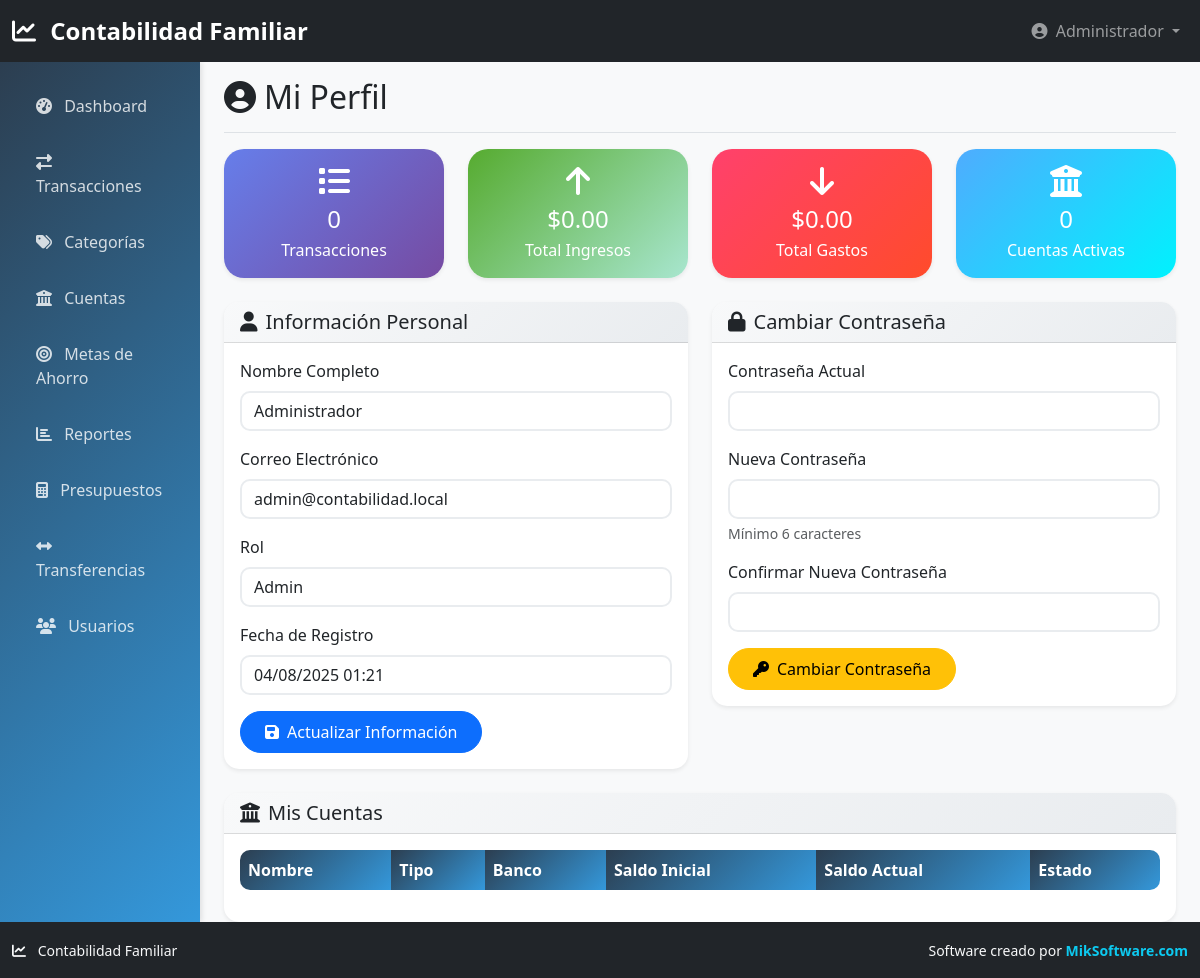
The app's page /perfil.php (signed in) with its own data.
### tables this page shows
CREATE TABLE usuarios (
    id INT AUTO_INCREMENT PRIMARY KEY,
    nombre VARCHAR(100) NOT NULL,
    email VARCHAR(150) UNIQUE NOT NULL,
    password VARCHAR(255) NOT NULL,
    role ENUM('admin', 'usuario') DEFAULT 'usuario',
    activo BOOLEAN DEFAULT TRUE,
    created_at TIMESTAMP DEFAULT CURRENT_TIMESTAMP,
    updated_at TIMESTAMP DEFAULT CURRENT_TIMESTAMP ON UPDATE CURRENT_TIMESTAMP
);

### config/database.php (called while the page is built, shortened)
<?php
class Database {
    private $connection;
    public function __construct() {
        try {
            $dsn = "mysql:host=" . DB_HOST . ";dbname=" . DB_NAME . ";charset=" . DB_CHARSET;
            $this->connection = new PDO($dsn, DB_USER, DB_PASS, [
                PDO::ATTR_ERRMODE => PDO::ERRMODE_EXCEPTION,
                PDO::ATTR_DEFAULT_FETCH_MODE => PDO::FETCH_ASSOC,
                PDO::ATTR_EMULATE_PREPARES => false,
            ]);
        } catch (PDOException $e) {
            die("Error de conexión: " . $e->getMessage());
        }
    }
    public function query($sql, $params = []) {
        $stmt = $this->connection->prepare($sql);
        $stmt->execute($params);
        return $stmt;
    }
    public function fetch($sql, $params = []) {
        $stmt = $this->query($sql, $params);
        return $stmt->fetch();
    }
    public function fetchAll($sql, $params = []) {
        $stmt = $this->query($sql, $params);
        return $stmt->fetchAll();
    }
}
$db = new Database();
?>

### perfil.php (the view, shortened to what this page needs)
<?php
require_once 'config/database.php';
$usuario = $db->fetch(
    "SELECT * FROM usuarios WHERE id = ?",
    [$_SESSION['user_id']]
);
$estadisticas = $db->fetch(
    "SELECT
        COUNT(*) as total_transacciones,
        SUM(CASE WHEN tipo = 'ingreso' THEN cantidad ELSE 0 END) as total_ingresos,
        SUM(CASE WHEN tipo = 'gasto' THEN cantidad ELSE 0 END) as total_gastos
     FROM transacciones
     WHERE usuario_id = ?",
    [$_SESSION['user_id']]
);
$cuentas_usuario = $db->fetchAll(
    "SELECT * FROM cuentas WHERE usuario_id = ? AND activa = 1 ORDER BY nombre",
    [$_SESSION['user_id']]
);
require_once 'includes/header.php';
?>
<div class="container-fluid">
    <div class="row">
        <nav class="col-md-3 col-lg-2 d-md-block sidebar collapse">
            <div class="position-sticky pt-3">
                <ul class="nav flex-column">
                    <li class="nav-item">
                        <a class="nav-link" href="dashboard.php">
                            <i class="fas fa-tachometer-alt me-2"></i>
                            Dashboard
                        </a>
                    </li>
                    <li class="nav-item">
                        <a class="nav-link" href="transacciones.php">
                            <i class="fas fa-exchange-alt me-2"></i>
                            Transacciones
                        </a>
                    </li>
                    <li class="nav-item">
                        <a class="nav-link" href="categorias.php">
                            <i class="fas fa-tags me-2"></i>
                            Categorías
                        </a>
                    </li>
                    <li class="nav-item">
                        <a class="nav-link" href="cuentas.php">
                            <i class="fas fa-university me-2"></i>
                            Cuentas
                        </a>
                    </li>
                    <li class="nav-item">
                        <a class="nav-link" href="metas.php">
                            <i class="fas fa-bullseye me-2"></i>
                            Metas de Ahorro
                        </a>
                    </li>
                    <li class="nav-item">
                        <a class="nav-link" href="reportes.php">
                            <i class="fas fa-chart-bar me-2"></i>
                            Reportes
                        </a>
                    </li>
                    <li class="nav-item">
                        <a class="nav-link" href="presupuestos.php">
                            <i class="fas fa-calculator me-2"></i>
                            Presupuestos
                        </a>
                    </li>
                    <li class="nav-item">
                        <a class="nav-link" href="transferencias.php">
                            <i class="fas fa-arrows-alt-h me-2"></i>
                            Transferencias
                        </a>
                    </li>
                    <?php if ($_SESSION['user_role'] === 'admin'): ?>
                    <li class="nav-item">
                        <a class="nav-link" href="usuarios.php">
                            <i class="fas fa-users me-2"></i>
                            Usuarios
                        </a>
                    </li>
                    <?php endif; ?>
                </ul>
            </div>
        </nav>
        <main class="col-md-9 ms-sm-auto col-lg-10 px-md-4">
            <div class="d-flex justify-content-between flex-wrap flex-md-nowrap align-items-center pt-3 pb-2 mb-3 border-bottom">
                <h1 class="h2"><i class="fas fa-user-circle me-2"></i>Mi Perfil</h1>
            </div>
            <div class="row mb-4">
                <div class="col-md-3">
                    <div class="card stats-card">
                        <div class="card-body text-center">
                            <i class="fas fa-list fa-2x mb-2"></i>
                            <h4 class="mb-1"><?php echo $estadisticas['total_transacciones']; ?></h4>
                            <p class="mb-0">Transacciones</p>
                        </div>
                    </div>
                </div>
                <div class="col-md-3">
                    <div class="card stats-card income">
                        <div class="card-body text-center">
                            <i class="fas fa-arrow-up fa-2x mb-2"></i>
                            <h4 class="mb-1">$<?php echo number_format($estadisticas['total_ingresos'], 2); ?></h4>
                            <p class="mb-0">Total Ingresos</p>
                        </div>
                    </div>
                </div>
                <div class="col-md-3">
                    <div class="card stats-card expense">
                        <div class="card-body text-center">
                            <i class="fas fa-arrow-down fa-2x mb-2"></i>
                            <h4 class="mb-1">$<?php echo number_format($estadisticas['total_gastos'], 2); ?></h4>
                            <p class="mb-0">Total Gastos</p>
                        </div>
                    </div>
                </div>
                <div class="col-md-3">
                    <div class="card stats-card savings">
                        <div class="card-body text-center">
                            <i class="fas fa-university fa-2x mb-2"></i>
                            <h4 class="mb-1"><?php echo count($cuentas_usuario); ?></h4>
                            <p class="mb-0">Cuentas Activas</p>
                        </div>
                    </div>
                </div>
            </div>
            <div class="row">
                <div class="col-md-6">
                    <div class="card">
                        <div class="card-header">
                            <h5 class="mb-0"><i class="fas fa-user me-2"></i>Información Personal</h5>
                        </div>
                        <div class="card-body">
                            <form method="POST">
                                <div class="mb-3">
                                    <label for="nombre" class="form-label">Nombre Completo</label>
                                    <input type="text" class="form-control" name="nombre" id="nombre"
                                           value="<?php echo htmlspecialchars($usuario['nombre']); ?>" required>
                                </div>
                                <div class="mb-3">
                                    <label for="email" class="form-label">Correo Electrónico</label>
                                    <input type="email" class="form-control" name="email" id="email"
                                           value="<?php echo htmlspecialchars($usuario['email']); ?>" required>
                                </div>
                                <div class="mb-3">
                                    <label class="form-label">Rol</label>
                                    <input type="text" class="form-control" value="<?php echo ucfirst($usuario['role']); ?>" readonly>
                                </div>
                                <div class="mb-3">
                                    <label class="form-label">Fecha de Registro</label>
                                    <input type="text" class="form-control"
                                           value="<?php echo date('d/m/Y H:i', strtotime($usuario['created_at'])); ?>" readonly>
                                </div>
                                <button type="submit" class="btn btn-primary">
                                    <i class="fas fa-save me-2"></i>Actualizar Información
                                </button>
                            </form>
                        </div>
                    </div>
                </div>
                <div class="col-md-6">
                    <div class="card">
                        <div class="card-header">
                            <h5 class="mb-0"><i class="fas fa-lock me-2"></i>Cambiar Contraseña</h5>
                        </div>
                        <div class="card-body">
                            <form method="POST">
                                <div class="mb-3">
                                    <label for="current_password" class="form-label">Contraseña Actual</label>
                                    <input type="password" class="form-control" name="current_password" id="current_password" required>
                                </div>
                                <div class="mb-3">
                                    <label for="new_password" class="form-label">Nueva Contraseña</label>
                                    <input type="password" class="form-control" name="new_password" id="new_password"
                                           minlength="6" required>
                                    <div class="form-text">Mínimo 6 caracteres</div>
                                </div>
                                <div class="mb-3">
                                    <label for="confirm_password" class="form-label">Confirmar Nueva Contraseña</label>
                                    <input type="password" class="form-control" name="confirm_password" id="confirm_password"
                                           minlength="6" required>
                                </div>
                                <button type="submit" class="btn btn-warning">
                                    <i class="fas fa-key me-2"></i>Cambiar Contraseña
                                </button>
                            </form>
                        </div>
                    </div>
                </div>
            </div>
            <div class="row mt-4">
                <div class="col-12">
                    <div class="card">
                        <div class="card-header">
                            <h5 class="mb-0"><i class="fas fa-university me-2"></i>Mis Cuentas</h5>
                        </div>
                        <div class="card-body">
                            <div class="table-responsive">
                                <table class="table table-hover">
                                    <thead>
                                        <tr>
                                            <th>Nombre</th>
                                            <th>Tipo</th>
                                            <th>Banco</th>
                                            <th>Saldo Inicial</th>
                                            <th>Saldo Actual</th>
                                            <th>Estado</th>
                                        </tr>
                                    </thead>
                                </table>
                            </div>
                        </div>
                    </div>
                </div>
            </div>
        </main>
    </div>
</div>
<?php require_once 'includes/footer.php'; ?>

### includes/header.php (style rules this page uses)
:root { --primary-color: #2c3e50; --secondary-color: #3498db; --success-color: #27ae60; --danger-color: #e74c3c; --warning-color: #f39c12; --info-color: #17a2b8; --light-color: #ecf0f1; --dark-color: #2c3e50; }
body { background-color: #f8f9fa; font-family: 'Segoe UI', Tahoma, Geneva, Verdana, sans-serif; }
.sidebar { min-height: calc(100vh - 56px); background: linear-gradient(135deg, var(--primary-color), var(--secondary-color)); box-shadow: 2px 0 5px rgba(0,0,0,0.1); }
.sidebar .nav-link { color: rgba(255,255,255,0.8); padding: 0.75rem 1.25rem; border-radius: 0.375rem; margin: 0.25rem; transition: all 0.3s ease; }
.card { border: none; border-radius: 15px; box-shadow: 0 0.125rem 0.25rem rgba(0,0,0,0.075); transition: transform 0.2s, box-shadow 0.2s; }
.card-header { background: linear-gradient(135deg, #f8f9fa, #e9ecef); border-bottom: 1px solid rgba(0,0,0,0.125); border-radius: 15px 15px 0 0 !important; }
.btn { border-radius: 25px; padding: 0.5rem 1.5rem; font-weight: 500; transition: all 0.3s ease; }
.stats-card { background: linear-gradient(135deg, #667eea 0%, #764ba2 100%); color: white; border-radius: 20px; }
.stats-card.income { background: linear-gradient(135deg, #56ab2f 0%, #a8e6cf 100%); }
.stats-card.expense { background: linear-gradient(135deg, #ff416c 0%, #ff4b2b 100%); }
.stats-card.savings { background: linear-gradient(135deg, #4facfe 0%, #00f2fe 100%); }
.form-control, .form-select { border-radius: 10px; border: 2px solid #e9ecef; transition: border-color 0.3s ease; }
.table { border-radius: 10px; overflow: hidden; }
.table thead th { background: linear-gradient(135deg, var(--primary-color), var(--secondary-color)); color: white; border: none; font-weight: 600; }
body { display: flex; flex-direction: column; min-height: 100vh; }
main { flex: 1; }
.container-fluid { padding-bottom: 0; }

### records on screen
usuarios: nombre "Administrador", email "admin@contabilidad.local", role "Admin", created_at "04/08/2025 01:21"

### other values on screen
$_SESSION['user_name'] "Administrador"
$estadisticas['total_transacciones'] "0"
$estadisticas['total_ingresos'] "0.00"
$estadisticas['total_gastos'] "0.00"
count($cuentas_usuario) "0"
